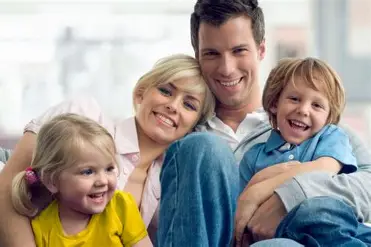
#> input picture Hoc_OpenCV/Chuong_8/family2.jpg, 371 x 247 px
$ python 8.1.py
#> lines starting #> are read from the running program, lines starting #| are printed output that depends on the picture; after the words box and inside, x2 and y2 are one past the last pixel; in counts of white or black regions, pixels touching at a corner belong together
import cv2 as cv
print(cv.__version__)
RED = (0, 0, 255)
scaleFactor = 1.1
minNeighbors = 5
minSize = (30, 30)
def detect():
    rects = face_detector.detectMultiScale(gray,
        scaleFactor=scaleFactor,
        minNeighbors=minNeighbors,
        minSize=minSize,
        flags=cv.CASCADE_SCALE_IMAGE)
    print(f'found {len(rects)} face(s)')
    img = img0.copy()
    for rect in rects:
        cv.rectangle(img, rect, RED, 2)
    cv.imshow('window', img)
def trackbar(x):
    global minSize,minNeighbors,scaleFactor
    i=cv.getTrackbarPos('size','window')
    d=(24,30,60,120)[i]
    minSize=(d,d)
    n=cv.getTrackbarPos('neighbors','window')+1
    minNeighbors=n
    i=cv.getTrackbarPos('scale','window')
    s=(1.05,1.1,1.4,2)[i]
    scaleFactor
    text=f'minNeighbors={n},minSize={d},scaleFactor={s}'
    cv.setWindowTitle('window',text)
    detect()
img0=cv.imread('family2.jpg')
#> img0 is the input picture: shape (247, 371, 3); mean B, G, R 151.6, 158.1, 163.6
img=img0.copy()
gray=cv.cvtColor(img,cv.COLOR_BGR2GRAY)
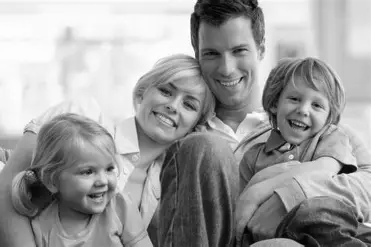
#> gray: shape (247, 371); min 1, max 255, mean 159
path=cv.data.haarcascades + "haarcascade_frontalface_default.xml"
face_detector=cv.CascadeClassifier(path)
detect()
#> in detect, `rects = face_detector.detectMultiScale(gray, scaleFactor=scaleFactor, ..`: rects = [[190, 24, 74, 74], [66, 145, 67, 67], [271, 76, 64, 64]]
#| found 3 face(s)
#> the loop in detect, `for rect in rects:` made 3 passes
#> after the loop in detect, `for rect in rects:`:
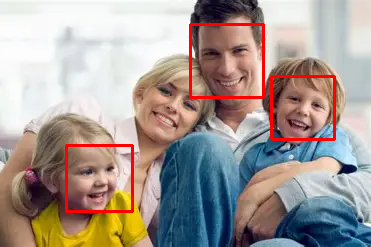
#> img: shape (247, 371, 3); 2.63% of pixels changed, all inside (x1, y1, x2, y2) = (65, 23, 336, 213)
cv.createTrackbar('neighbors','window',0,10,trackbar)
cv.createTrackbar('size','window',0,3,trackbar)
cv.createTrackbar('scale','window',0,3,trackbar)
cv.waitKey(0)
